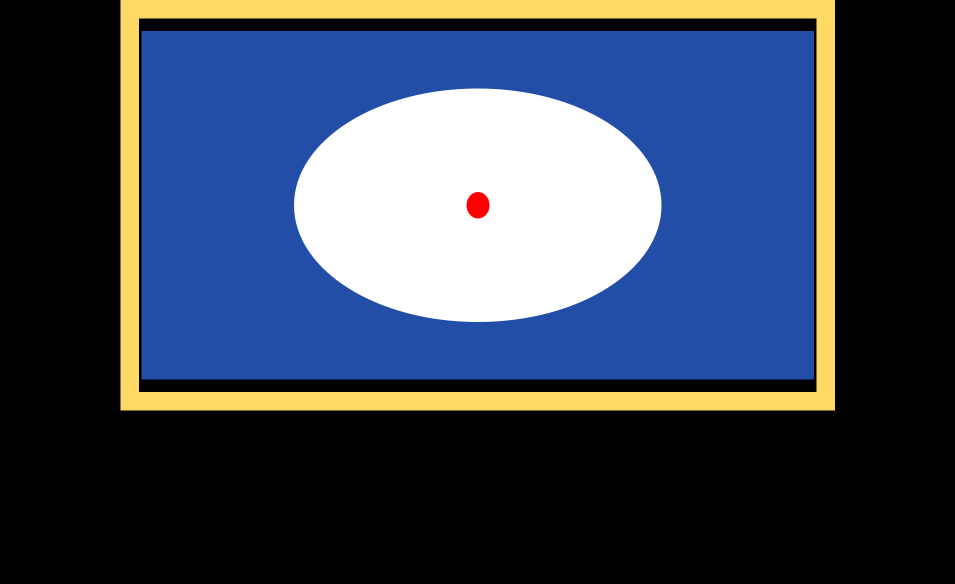
%> input picture image/blueNemo.png, 1910 x 1168 px, given in place of 문제5.png, which was not available (shown at 1/2 size)
$ octave main.m   (GNU Octave 9; MATLAB toolbox functions it lacks are replaced by stand-ins)
%> lines starting %> are read from the running program, lines starting %| are printed output that depends on the picture; in (x1, y1, x2, y2) boxes, pixels count from 0 and x2, y2 are one past the last pixel; in counts of white or black regions, pixels touching at a corner belong together; the program's own positions count from 1; pictures that were not available may be replaced by others from this repository, and a replacement may not be noted
[x, y] = detect("문제5.png")

function [center_x, center_y] = detect(input)
%> called with input = '문제5.png'

    image = imread(input);
%> image is the input picture: size 1168x1910x3 uint8; mean R, G, B 59.7, 69.6, 88
    th_down = 0.30;
    th_up = 0.35;

    hsv_img = rgb2hsv(image); %rgb를 hsv로 변환
%> hsv_img: size 1168x1910x3 double; mean H, S, V 0.193, 0.281, 0.389
    h = hsv_img(:,:,1);
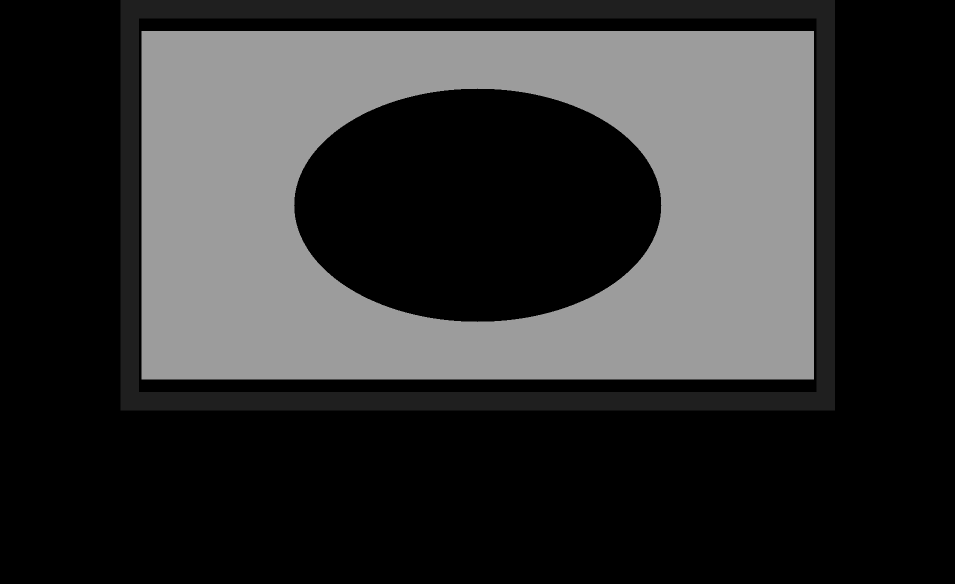
%> h: size 1168x1910 double (shown at 1/2 size); min 0, max 0.667, mean 0.193
    s = hsv_img(:,:,2);
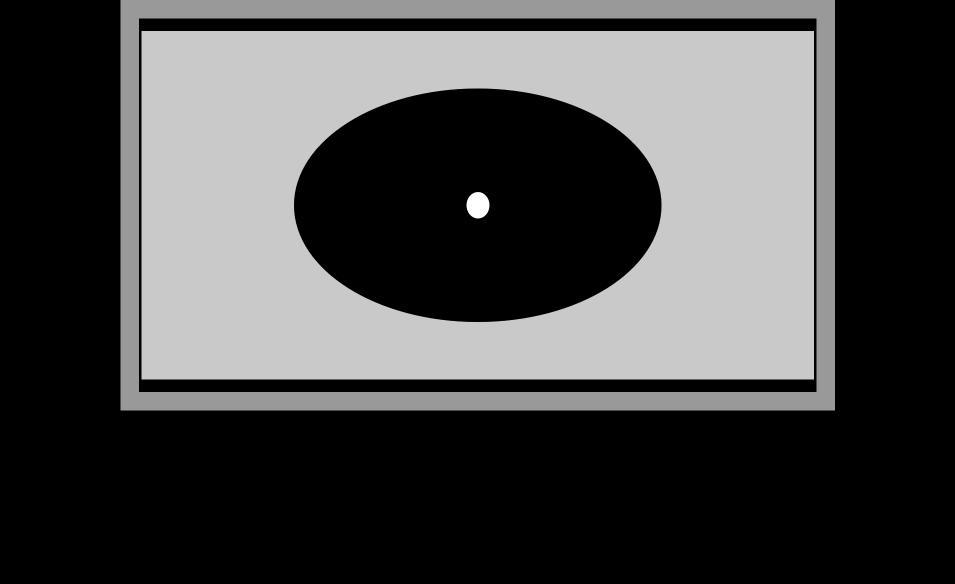
%> s: size 1168x1910 double (shown at 1/2 size); min 0, max 1, mean 0.281
    binary_img = (th_down<h)&(h<th_up)&(s>0.5);
%> binary_img: size 1168x1910 logical; every value is 0
    filter_img = imcomplement(binary_img);
%> filter_img: size 1168x1910 logical; every value is 1

    detect_area = regionprops(filter_img,'BoundingBox','Area'); %영상 영역의 속성 측정; BoundingBox와 Area 값 추출
%> detect_area = 1 region; box (x1, y1, x2, y2) and Area: (0, 0, 1910, 1168) 2230880
    tmp_area = 0;
    for j = 1:length(detect_area)
        tmp_box = detect_area(j).BoundingBox;
        if(tmp_box(3) == 960 || tmp_box(4) == 720) %화면 전체에 대한 BoundingBox 예외 처리
            continue

        else
            if tmp_area <= detect_area(j).Area %가장 큰 영역 추출을 위하여 Area를 이용한 처리
                tmp_area = detect_area(j).Area;
                filter_BoundingBox = detect_area(j).BoundingBox; %가장 큰 영역을 filter_BoundingBox 배열에 저장
            end
        end
    end
%> this loop made 1 pass
%> (tmp_area, filter_BoundingBox) on pass 1: (2230880, [0.5 0.5 1910 1168])
    figure, imshow(image)
    hold on
    rectangle('Position', [filter_BoundingBox(1),filter_BoundingBox(2),filter_BoundingBox(3),filter_BoundingBox(4)],'EdgeColor','y','LineWidth',2);
    % 중앙 값 추출
    center_x = filter_BoundingBox(1) + (0.5 * filter_BoundingBox(3)); %좌상단 x값 + 가로 길이/2
%> center_x = 955.5
    center_y = filter_BoundingBox(2) + (0.5 * filter_BoundingBox(4)); %좌상단 y값 + 세로 길이/2
%> center_y = 584.5
%> `[x, y] = detect("문제5.png")`:
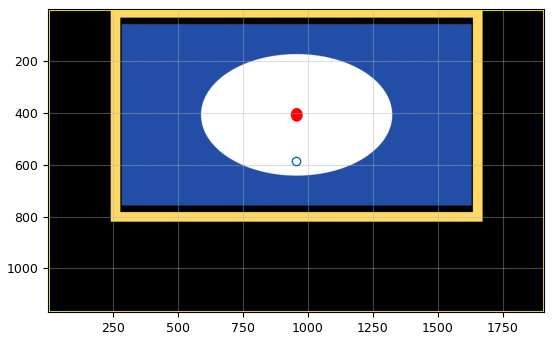
%> figure redrawn from the program's plot data
%> `[x, y] = detect("문제5.png")`: x = 955.5; y = 584.5
    plot(center_x, center_y,'o')
    axis on
    grid on
end

$ run again, on image/blueO.png
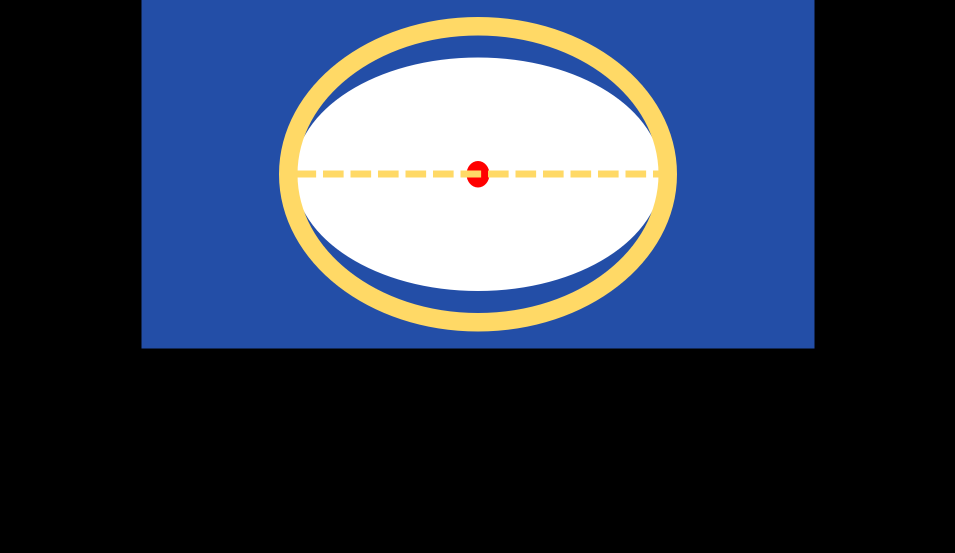
%> input picture image/blueO.png, 1910 x 1106 px, given in place of 문제5.png, which was not available (shown at 1/2 size)
%> in detect, image is the input picture: size 1106x1910x3 uint8; mean R, G, B 51.7, 62, 82.2
%> hsv_img: size 1106x1910x3 double; mean H, S, V 0.177, 0.246, 0.347
%> in detect, `s = hsv_img(:,:,2);`:
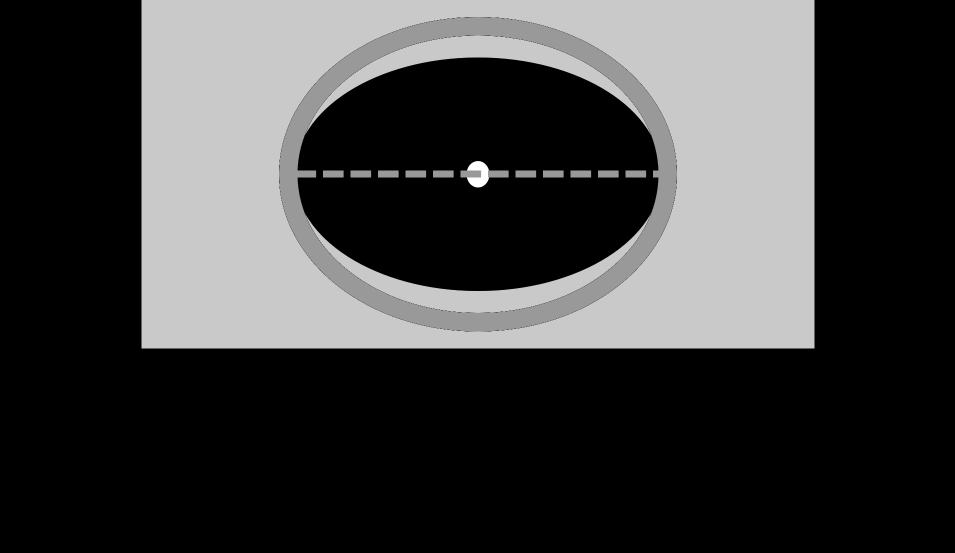
%> s: size 1106x1910 double (shown at 1/2 size); min 0, max 1, mean 0.246
%> binary_img: size 1106x1910 logical; every value is 0
%> filter_img: size 1106x1910 logical; every value is 1
%> detect_area = 1 region; box (x1, y1, x2, y2) and Area: (0, 0, 1910, 1106) 2112460
%> the loop in detect, `for j = 1:length(detect_area)` made 1 pass
%> (tmp_area, filter_BoundingBox) on pass 1: (2112460, [0.5 0.5 1910 1106])
%> center_x = 955.5
%> center_y = 553.5
%> `[x, y] = detect("문제5.png")`:
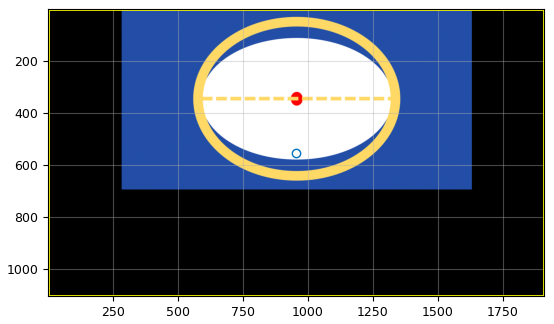
%> figure redrawn from the program's plot data
%> x = 955.5; y = 553.5
